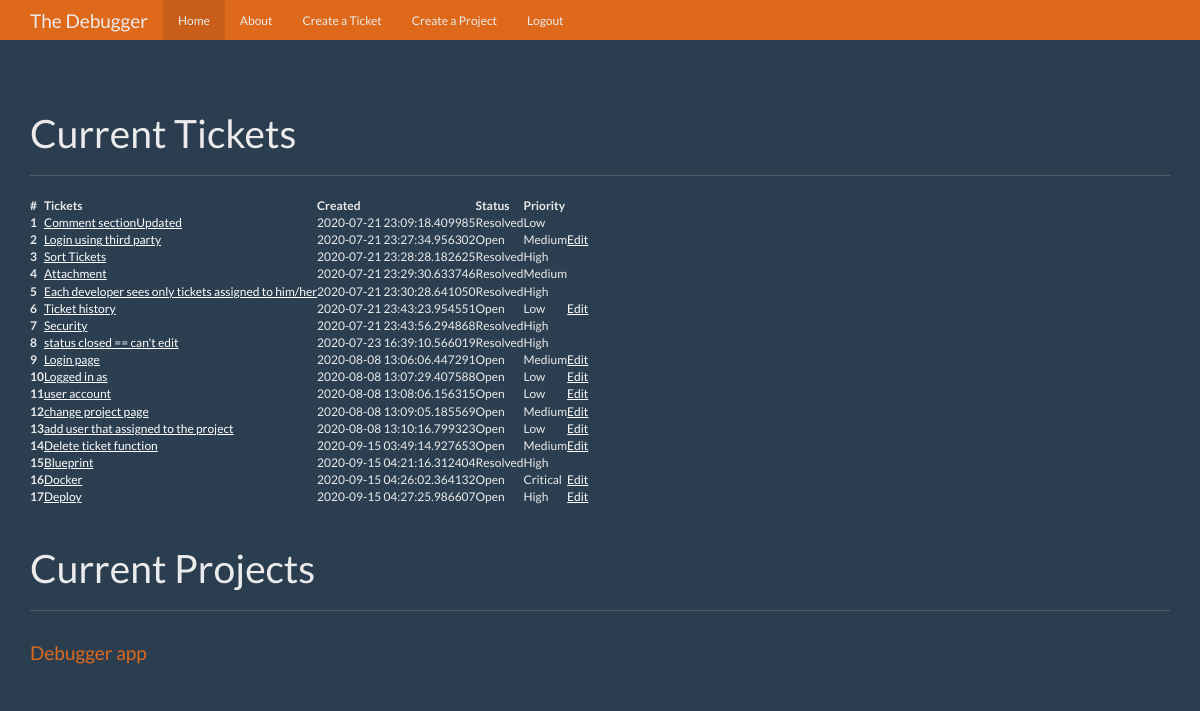
Before: /dashboard (signed in) with the older database file.
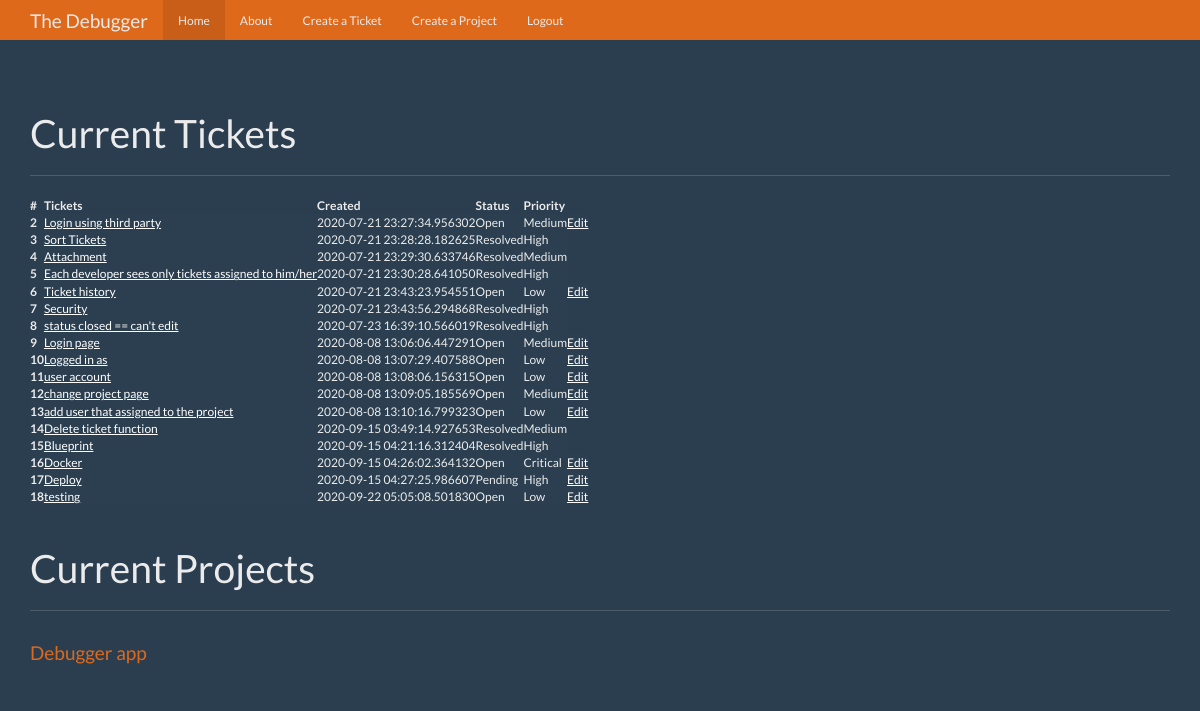
After: the same page with the newer database file.
### debugger/models.py (models this page shows, shortened)
class Tickets(db.Model):
    id = db.Column(db.Integer,primary_key=True)
    title = db.Column(db.String(100),nullable=False)
    ticket_text = db.Column(db.Text,nullable=False)
    date_posted = db.Column(db.DateTime,nullable=False,default=datetime.utcnow)
    status = db.Column(db.String(30), nullable=False)
    priority = db.Column(db.String(30), nullable=False)
    created_by_id = db.Column(db.Integer, nullable=False)
    expert_id = db.Column(db.Integer, db.ForeignKey('users.id'),nullable=False)
    project_id = db.Column(db.Integer, db.ForeignKey('projects.id'),nullable=False)
    comment = db.relationship('Comment', backref='title', cascade="all,delete",lazy='dynamic')
    attach = db.relationship('Attachment', backref='ticket', cascade="all,delete", lazy='dynamic')

class Projects(db.Model):
    id = db.Column(db.Integer, primary_key=True)
    title = db.Column(db.String(100), nullable = False)
    description = db.Column(db.Text, nullable = False)
    created_by_id = db.Column(db.Integer, nullable = False)
    expert_id = db.Column(db.Integer, db.ForeignKey('users.id'))
    tickets = db.relationship('Tickets',backref='ticketso',lazy=True)

### debugger/main/routes.py (the view)
@main.route('/dashboard')
@login_required
def index():
    projects = Projects.query.all()
    if current_user.expert != 1:
        tickets = Tickets.query.filter(Tickets.expert_id == current_user.username).all()
    else:
        tickets = Tickets.query.all()
    return render_template('home.html', projects = projects , tickets = tickets)

### debugger/models.py (called while the page is built)
@login_manager.user_loader
def load_user(user_id):
    return Users.query.get(int(user_id))

### debugger/templates/home.html (shortened to what this page needs)
{% extends "base.html" %}
{% from "show_links.html" import show_links %}
{% block nav%}
          {{ show_links(current_user) }}
{% endblock %}
{% block body %}
      <div class="page-header">
        <h1>Current Tickets</h1>
      </div>
     <div class="row">
        <div class="col-lg-12">
            <table id="example" class="hover">
              <thead>
                <tr>
                  <th scope="col">#</th>
                  <th scope="col">Tickets</th>
                  <th scope="col">Created</th>
                    <th scope="col">Status</th>
                    <th scope="col">Priority</th>
                </tr>
              </thead>
              <tbody>
                {% for ticket in tickets %}
                <tr>
                    <th style="background-color:#2b3f50" scope="row">{{ ticket.id }}</th>
                    <td style="background-color:#2b3f50"><a href="{{ url_for ('tickets.ticket', ticket_id = ticket.id ) }}">{{ticket.title}}</a></td>
                      <td style="background-color:#2b3f50">{{ ticket.date_posted }}</td>
                      <td style="background-color:#2b3f50">{{ ticket.status }}</td>
                     <td style="background-color:#2b3f50">{{ ticket.priority }}</td>
{% if current_user.is_authenticated and current_user['expert'] == 1 and ticket.status != 'Resolved'  %}
                    <td style="background-color:#2b3f50"><a href="{{ url_for ('tickets.editTicket', ticket_id = ticket.id ) }}">Edit</a></td>
                    {% endif %}
                </tr>
                {% endfor %}
              </tbody>
            </table>
        </div>
      </div>
       <div class="page-header">
        <h1>Current Projects</h1>
      </div>
      <div class="row">
        <div class="col-lg-12">
          {% for project in projects %}
          <div class="list-group">
              <h4><a class="list-group-item-heading" href="{{ url_for ('projects.project', project_id = project.id ) }}">{{ project.title }}</a></h4>
          </div>
          {% endfor %}
        </div>
      </div>
{% endblock %}

### debugger/templates/base.html (shortened to what this page needs)
<!DOCTYPE html>
<html lang="en">
  <head>
    <link href="{{ url_for('static', filename='bootstrap.min.css') }}" rel="stylesheet">
    <link href="{{ url_for('static', filename='theme.css') }}" rel="stylesheet">
    <link rel="stylesheet" type="text/css" href="https://cdn.datatables.net/1.10.21/css/jquery.dataTables.css">
  </head>
  <body>
    <nav class="navbar navbar-inverse navbar-fixed-top">
      <div class="container">
        <div class="navbar-header">
          <a class="navbar-brand" href="{{ url_for ('main.index') }}">The Debugger</a>
        </div>
        <div id="navbar" class="navbar-collapse collapse">
            {% block nav %}{% endblock %}
        </div>
      </div>
    </nav>
    <div class="container theme-showcase" role="main">
    {% block body %} {% endblock %}
    </div>
  </body>
</html>

### debugger/templates/show_links.html (shortened to what this page needs)
 {% macro show_links(current_user) %}
          <ul class="nav navbar-nav">
            <li class="active"><a href="{{ url_for ('main.index') }}">Home</a></li>
            <li><a href="{{ url_for ('main.about') }}">About</a></li>
            {% if current_user.is_authenticated and current_user['expert'] == 1 %}
            <li><a href="{{ url_for ('tickets.createTicket') }}">Create a Ticket</a></li>
            <li><a href="{{ url_for ('projects.createProject') }}">Create a Project</a></li>
            {% endif %}
            {% if current_user.is_authenticated %}
            <li><a href="{{ url_for ('users.logout') }}">Logout</a></li>
            {% endif %}
          </ul>
 {% endmacro %}

### debugger/static/theme.css (style rules this page uses)
body { padding-top: 70px; padding-bottom: 30px; }

Changed rows visible on the page:
removed Tickets: id "1", title "Comment sectionUpdated", date_posted "2020-07-21 23:09:18.409985", status "Resolved", priority "Low"
changed Tickets "Delete ticket function": status "Open" → "Resolved"; no longer shows "Edit"
changed Tickets "Deploy": status "Open" → "Pending"
added Tickets: id "18", title "testing", date_posted "2020-09-22 05:05:08.501830", status "Open", priority "Low"
